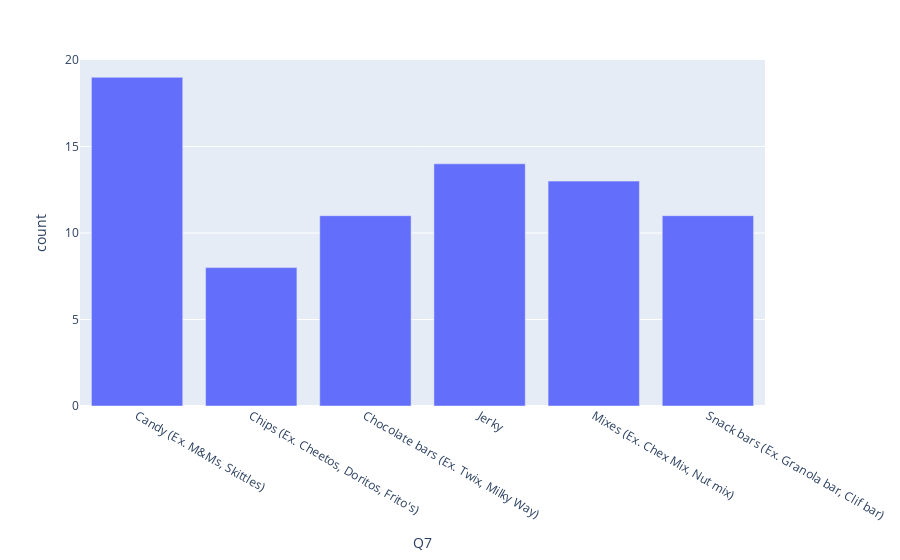

The notebook cell saved with this chart:
### Markdown cell above
![Vis2](images/all/vis2-Q3.jpeg)

### Code cell
# Vis 3
title = ['vis3', 'Q7']
vis3_data = counter(temp_csv, 'Q7')
fig3 = px.bar(data_frame=vis3_data, x='Q7', y='count')
fig3.show()
output(fig3, title)

### Figure 1 — Plotly figure (JSON) as saved in the notebook; plotly's stock layout.template omitted (floating-point values rounded to 4 significant figures)
{"data": [{"alignmentgroup": "True", "hovertemplate": "Q7=%{x}<br>count=%{y}<extra></extra>", "legendgroup": "", "marker": {"color": "#636efa", "pattern": {"shape": ""}}, "name": "", "offsetgroup": "", "orientation": "v", "showlegend": false, "textposition": "auto", "type": "bar", "x": ["Candy (Ex. M&Ms, Skittles)", "Chips (Ex. Cheetos, Doritos, Frito's)", "Chocolate bars (Ex. Twix, Milky Way)", "Jerky", "Mixes (Ex. Chex Mix, Nut mix)", "Snack bars (Ex. Granola bar, Clif bar)"], "xaxis": "x", "y": [19, 8, 11, 14, 13, 11], "yaxis": "y"}], "layout": {"barmode": "relative", "legend": {"tracegroupgap": 0}, "margin": {"t": 60}, "xaxis": {"anchor": "y", "domain": [0, 1], "title": {"text": "Q7"}}, "yaxis": {"anchor": "x", "domain": [0, 1], "title": {"text": "count"}}}}
